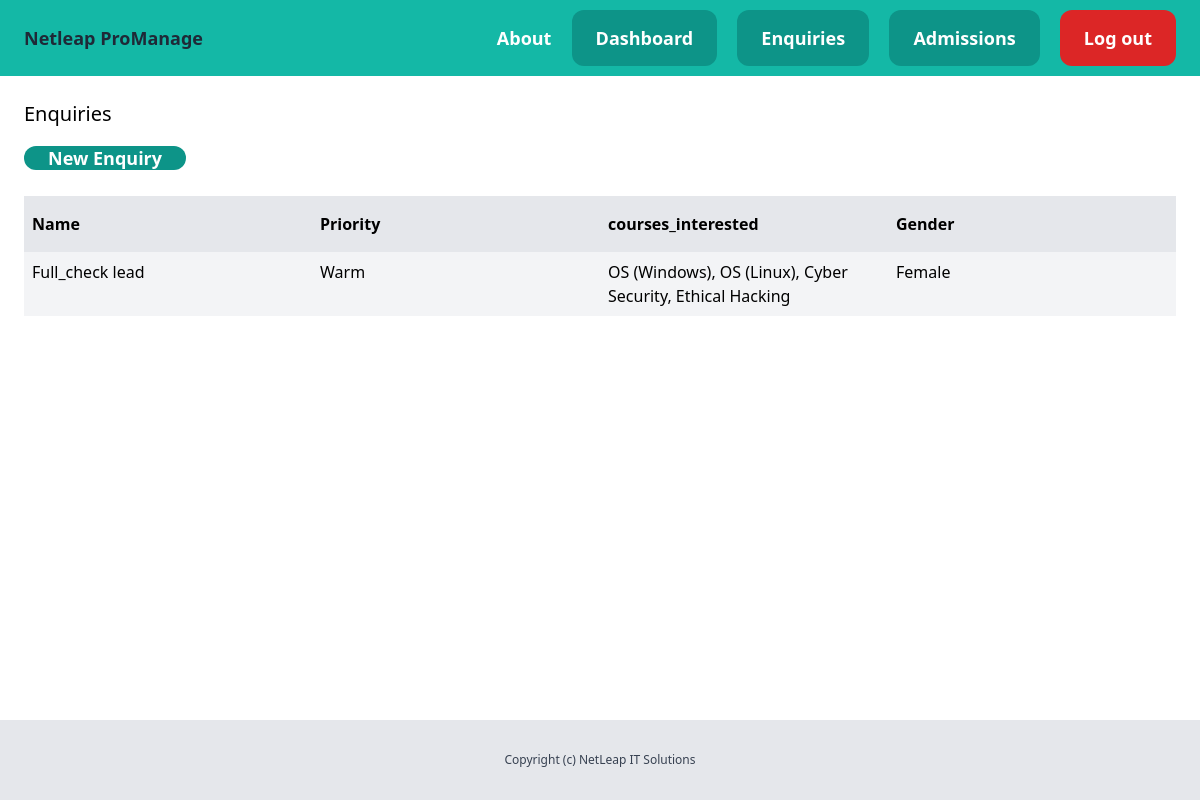
/dashboard/leads/ (signed in), run on an earlier commit of the app's database.
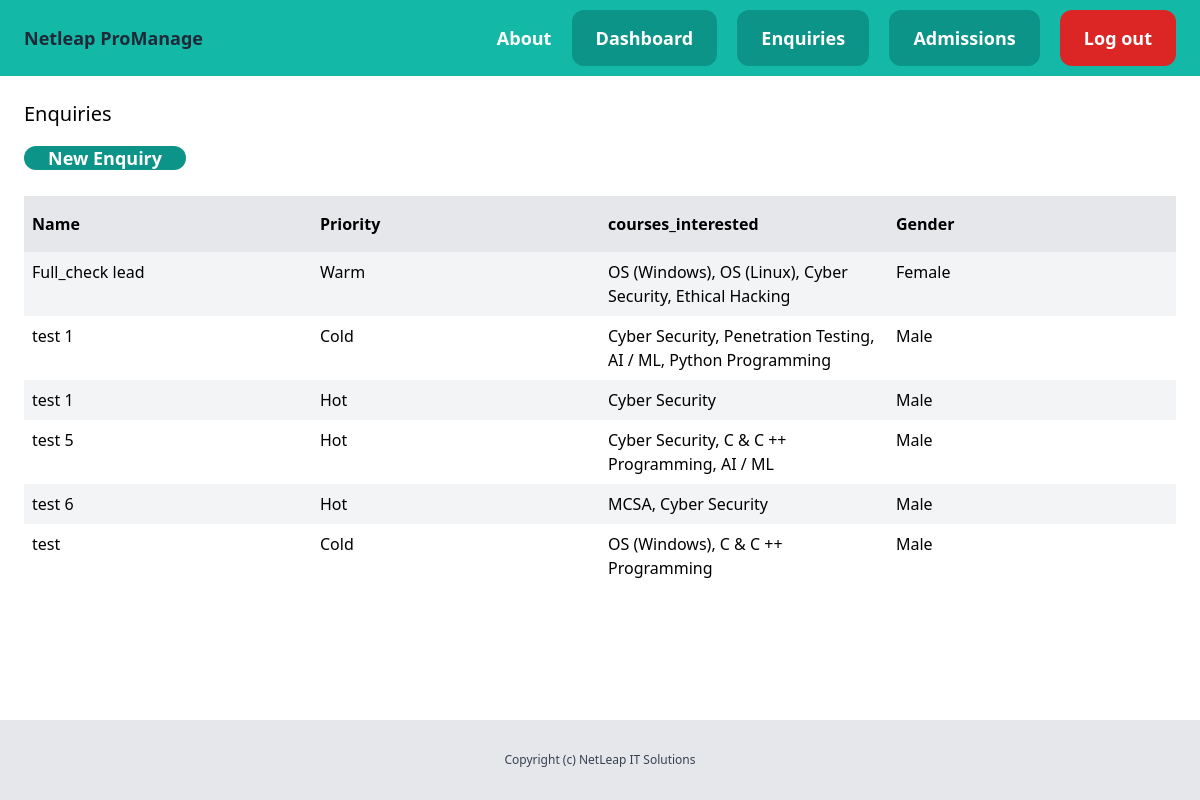
And on a later commit of the database.
### leads/models.py (models this page shows, shortened)
class Lead(models.Model):
    MALE = 'Male'
    FEMALE = 'Female'
    OTHER = 'Other'
    GENDER =(
        (MALE, 'Male'),
        (FEMALE, 'Female'),
        (OTHER, 'Other')
    )
    JD = 'Just Dial'
    SM = 'Social Media'
    Google = 'Google'
    reference = 'Referral'
    EW = 'Event / Workshop'
    enquiry_via = (
        (JD ,'Just Dial'),
        (SM , 'Social Media'),
        (Google , 'Google'),
        (reference , 'Referral'),
        (EW , 'Event / Workshop'),
    )
    COLD = 'Cold'
    WARM = 'Warm'
    HOT = 'Hot'
    CHOICES_PRIORITY = (
        (COLD, 'Cold'),
        (WARM, 'Warm'),
        (HOT, 'Hot'),
    )
    NA = 'SELECT'
    Mrunal_Mam = "Mrunal_Mam"
    Ankita_Mam = "Ankita_Mam"
    Chaitany_Sir = 'Chaitany_Sir'
    Dnyanda_Mam = 'Dnyanda_Mam '
    facalty_via = (
        (Mrunal_Mam,"Mrunal_Mam"),
        (Ankita_Mam,"Ankita_Mam"),
        (Chaitany_Sir,'Chaitany_Sir'),
        (Dnyanda_Mam,'Dnyanda_Mam ')
        )
    MSOffice = 'MS-Office'
    Hardware = 'Hardware'
    Networking = 'Networking'
    OSW = 'OS (Windows)'
    OSL = 'OS (Linux)'
    CCNA = 'CCNA'
    MCSA = 'MCSA'
    REDHAT = 'REDHAT'
    CAWS = 'Cloud (AWS)'
    CA = 'Cloud (Azure)'
    CB = 'Cyber Security'
    EH = 'Ethical Hacking'
    PT = 'Penetration Testing'
    C = 'C & C ++ Programming'
    DS = 'Data Science'
    DA = 'Data Analytics'
    AIML = 'AI / ML'
    Py = 'Python Programming'
    JAVA = 'JAVA'
    Mern = 'Mern-Stack'
    mean = 'Mean-Stack'
    WB = 'Web'
    JAVAFS = 'JAVA Full Stack'
    COURSE_CHOICES = (
        (MSOffice, 'MS-Office'),(Hardware, 'Hardware'),
        (Networking, 'Networking'),(OSW, 'OS (Windows)'),
        (OSL, 'OS (Linux)'),(CCNA, 'CCNA'),
        (MCSA, 'MCSA'), (REDHAT, 'REDHAT'),
        (CAWS, 'Cloud (AWS)'), (CA, 'Cloud (Azure)'),
        (CB, 'Cyber Security'),(EH, 'Ethical Hacking'),
        (PT, 'Penetration Testing'),
        (C, 'C & C ++ Programming'),(DS, 'Data Science'),
        (DA, 'Data Analytics'), (AIML,'AI / ML'),
        (Py, 'Python Programming'),
        (JAVA, 'JAVA'),(Mern, 'Mern-Stack'),(mean, 'Mean-Stack'),
        (WB, 'Web'),(JAVAFS, 'JAVA Full Stack')
    )
    LANG_ENGLISH = 'English'
    LANG_HINDI = 'Hindi'
    LANG_MARATHI = 'Marathi'
    LANG_FRENCH = 'French'
    KNOWN_LANGUAGES_CHOICES = (
        (LANG_ENGLISH, 'English'),
        (LANG_HINDI, 'Hindi'),
        (LANG_MARATHI, 'Marathi'),
    )
    name = models.CharField(max_length = 255)
    father_name = models.CharField(max_length = 255, blank = True, null=True)
    mother_name = models.CharField(max_length = 255, blank = True, null=True)
    email = models.EmailField()
    address= models.TextField(blank = True, null=True)
    date_of_birth = models.DateField(blank=True, null=True)
    academic_qualification = models.CharField(max_length=255, blank=True, null=True)
    mobile_no = models.CharField(max_length=15, blank=True, null=True)
    known_languages = MultiSelectField(choices=KNOWN_LANGUAGES_CHOICES, blank=True, null=True)
    priority = models.CharField(max_length=100, choices=CHOICES_PRIORITY, default=WARM)
    gender = models.CharField(max_length=20, choices=GENDER, default=NA)
    enquiry_via = models.CharField(max_length=100, choices= enquiry_via, default= Google)
    courses_interested = MultiSelectField(choices=COURSE_CHOICES, blank=True, null=True)
    facalty = models.CharField(max_length=100, choices=facalty_via, default=NA)
    converted_to_admission = models.BooleanField(default = False)
    created_by = models.ForeignKey(User, related_name='leads', on_delete = models.CASCADE)
    created_at = models.DateTimeField(auto_now_add=True)
    modified_at = models.DateTimeField(auto_now=True)

### leads/views.py (the view)
# urls.py: path('',views.leads_list, name = 'leads_list'),
@login_required
def leads_list(request):
    leads = Lead.objects.filter(created_by = request.user, converted_to_admission = False)
    return render(request, 'leads/leads_list.html',{
        'leads' : leads
    })

### leads/templates/leads/leads_list.html (shortened to what this page needs)
{% extends 'core/base.html' %}
{% block content %}
    <div class="py-6 px-6 ">
        <h1 class = "mb-4 text-xl">Enquiries</h1>
        <a href = "{% url 'add_lead' %}" class = "inline-blockpy-4 px-6 bg-teal-600 rounded-xl text-lg font-bold text-white">New Enquiry</a>
        {% if leads %}
            <div class = "mt-6 flex justify-between">
                    <p class="py-4 px-2 bg-gray-200 font-semibold w-full ">Name</p>
                    <p class="py-4 px-2 bg-gray-200 font-semibold w-full ">Priority</p>
                    <p class="py-4 px-2 bg-gray-200 font-semibold w-full ">courses_interested</p>
                    <p class="py-4 px-2 bg-gray-200 font-semibold w-full ">Gender</p>
            </div>
            {% for lead in leads %}
                <div class = "flex justify-between">
                    <p class ="py-2 px-2 w-full {% cycle 'bg-gray-100' '' %}">
                        <a href="{% url 'leads_detail' lead.id %}">{{ lead.name }}</a>
                    </p>
                    <p class ="py-2 px-2 w-full {% cycle 'bg-gray-100' '' %}">{{ lead.get_priority_display }}</p>
                    <p class ="py-2 px-2 w-full {% cycle 'bg-gray-100' '' %}">{{ lead.courses_interested }}</p>
                    <p class ="py-2 px-2 w-full {% cycle 'bg-gray-100' '' %}">{{ lead.get_gender_display }}</p>
                </div>
            {% endfor%}
        {% else %}
            <p class="mt-6 px-2"> There are no enquiries in database yet...</p>
        {% endif %}
    </div>
{% endblock %}

### core/templates/core/base.html (shortened to what this page needs)
<!doctype html>
<html>
    <head>
        <script src="https://cdn.tailwindcss.com"></script>
    </head>
    <body class="min-h-screen flex flex-col">
        <nav class="py-6 px-6 flex justify-between bg-teal-500">
            <a href="Extra Templates\iso logo.png_page-0001.png" class="text-lg font-bold text-gray-800">Netleap ProManage</a>
            <div class="space-x-4">
                <a href="{% url 'about' %}" class="text-lg font-bold text-white">About</a>
                {% if request.user.is_authenticated %}
                    <a href="{% url 'dashboard' %}" class="py-4 px-6 bg-teal-600 rounded-xl text-lg font-bold text-white">Dashboard</a>
                    <a href="{% url 'leads_list' %}" class="py-4 px-6 bg-teal-600 rounded-xl text-lg font-bold text-white">Enquiries</a>
                    <a href="{% url 'admission_list' %}" class="py-4 px-6 bg-teal-600 rounded-xl text-lg font-bold text-white">Admissions</a>
                    <a href="{% url 'logout' %}" class="py-4 px-6 bg-red-600 rounded-xl text-lg font-bold text-white">Log out</a>
                {% else %}
                    <a href="{% url 'login' %}" class="py-4 px-6 bg-teal-600 rounded-xl text-lg font-bold text-white">Log in</a>
                    <a href="{% url 'signup' %}" class="py-4 px-6 bg-teal-300 rounded-xl text-lg font-bold text-white">Sign up</a>
                {% endif %}
            </div>
        </nav>
        <main class="flex-grow">
            {% block content %}
            {% endblock %}
        </main>
        <footer class="py-8 text-center bg-gray-200">
            <p class="text-xs text-gray-700">Copyright (c) NetLeap IT Solutions</p>
        </footer>
    </body>
</html>

What changed in the data, as far as the page shows it:
added Lead: name "test 1", priority "Cold", courses_interested "Cyber Security, Penetration Testing, AI / ML, Python Programming", gender "Male"
added Lead: name "test 1", priority "Hot", courses_interested "Cyber Security", gender "Male"
added Lead: name "test 5", priority "Hot", courses_interested "Cyber Security, C & C ++ Programming, AI / ML", gender "Male"
added Lead: name "test 6", priority "Hot", courses_interested "MCSA, Cyber Security", gender "Male"
added Lead: name "test", priority "Cold", courses_interested "OS (Windows), C & C ++ Programming", gender "Male"
